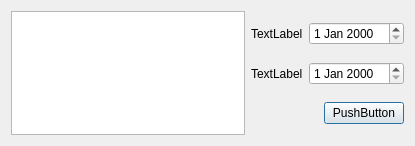
<?xml version="1.0" encoding="UTF-8"?>
<ui version="4.0">
 <class>ShowTaskDialog</class>
 <widget class="QDialog" name="ShowTaskDialog">
  <property name="geometry">
   <rect>
    <x>0</x>
    <y>0</y>
    <width>415</width>
    <height>146</height>
   </rect>
  </property>
  <property name="windowTitle">
   <string>Dialog</string>
  </property>
  <layout class="QGridLayout" name="gridLayout">
   <item row="0" column="0">
    <widget class="QTextEdit" name="textEdit"/>
   </item>
   <item row="0" column="1">
    <layout class="QVBoxLayout" name="verticalLayout">
     <item>
      <layout class="QHBoxLayout" name="horizontalLayout">
       <item>
        <widget class="QLabel" name="label">
         <property name="text">
          <string>TextLabel</string>
         </property>
        </widget>
       </item>
       <item>
        <widget class="QDateEdit" name="dateEdit"/>
       </item>
      </layout>
     </item>
     <item>
      <layout class="QHBoxLayout" name="horizontalLayout_2">
       <item>
        <widget class="QLabel" name="label_2">
         <property name="text">
          <string>TextLabel</string>
         </property>
        </widget>
       </item>
       <item>
        <widget class="QDateEdit" name="dateEdit_2"/>
       </item>
      </layout>
     </item>
     <item>
      <layout class="QHBoxLayout" name="horizontalLayout_3">
       <item>
        <spacer name="horizontalSpacer">
         <property name="orientation">
          <enum>Qt::Horizontal</enum>
         </property>
         <property name="sizeHint" stdset="0">
          <size>
           <width>40</width>
           <height>20</height>
          </size>
         </property>
        </spacer>
       </item>
       <item>
        <widget class="QPushButton" name="pushButton">
         <property name="text">
          <string>PushButton</string>
         </property>
        </widget>
       </item>
      </layout>
     </item>
    </layout>
   </item>
  </layout>
 </widget>
 <resources/>
 <connections/>
</ui>
